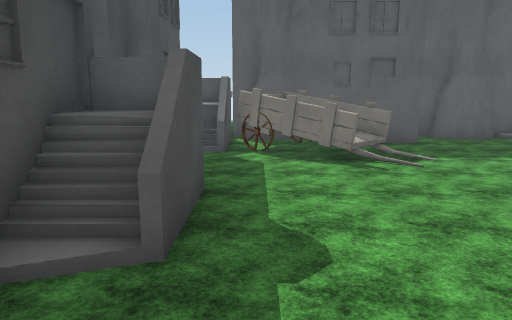
view 1 (above)

18 first-person views from a walk through a Unity game level. The camera is 1.5 m above the floor, tilts 10° down and sees 70° across. The floor is counted in squares, 1 m on a side. Each view is taken from the middle of a square. On the plan, view 1 faces up. The plan holds only what a view shows up to about 16 squares ahead; the rest is blank. The place goes on beyond the plan. Some surface patterns are stand-ins.

view 2
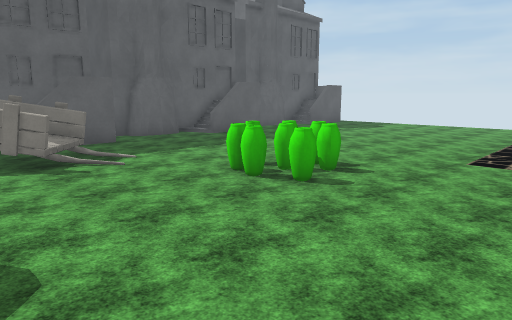

view 3
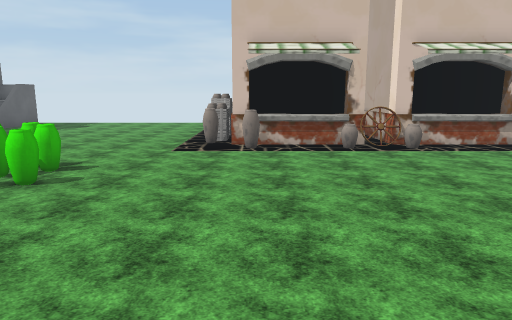

view 4
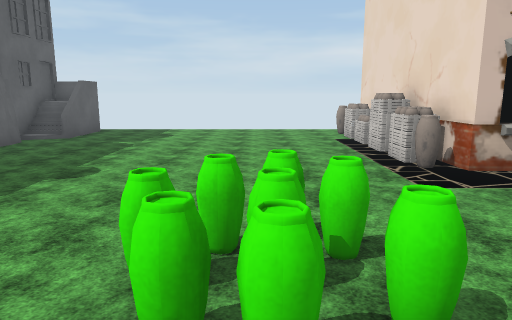

view 5
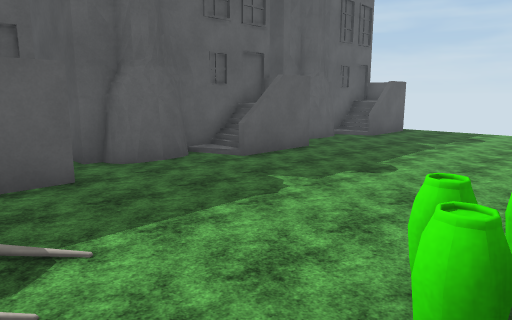

view 6
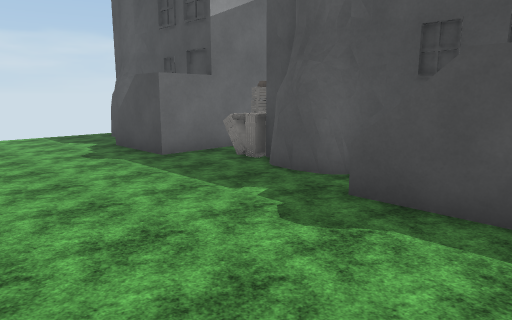

view 7
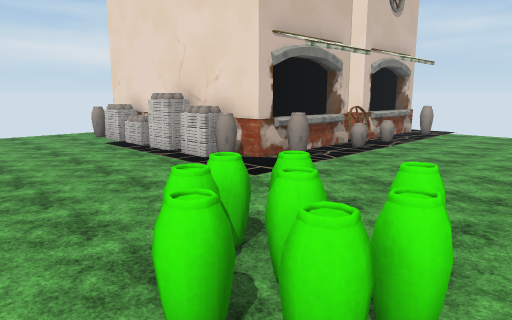

view 8
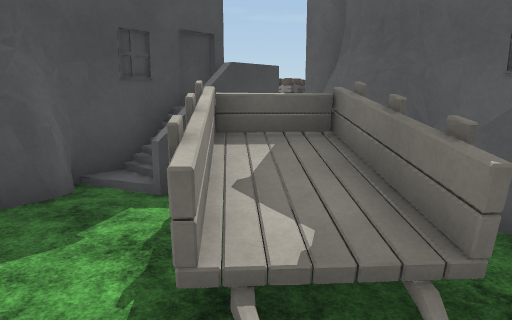

view 9
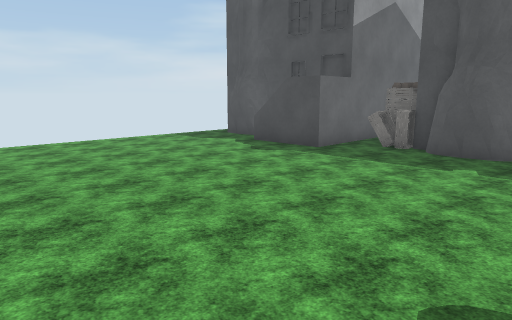

view 10
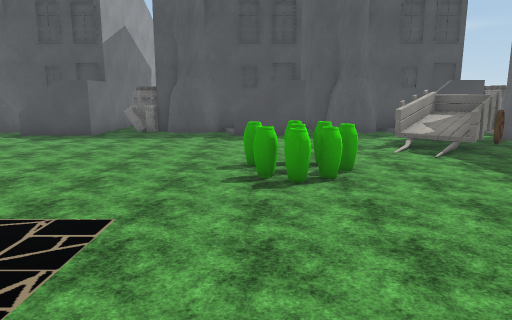

view 11
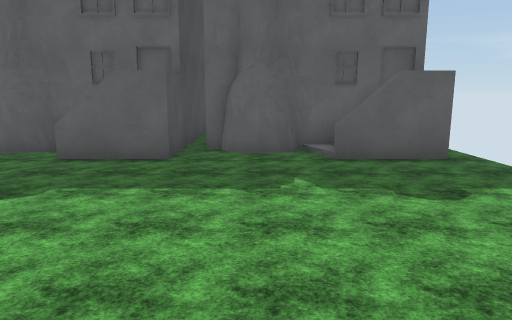

view 12
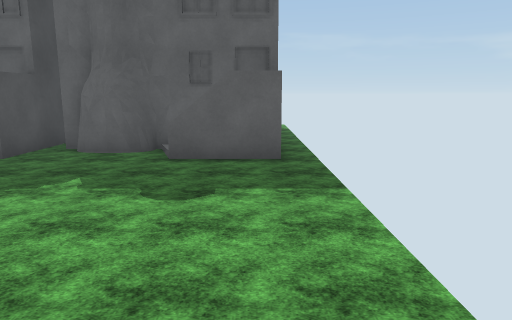

view 13
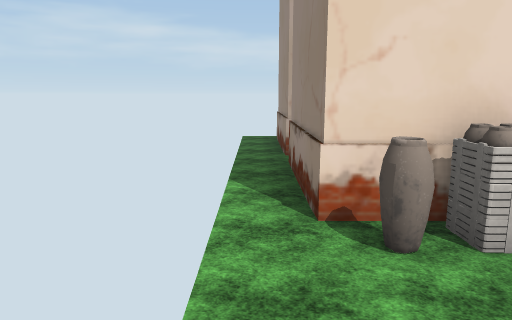

view 14
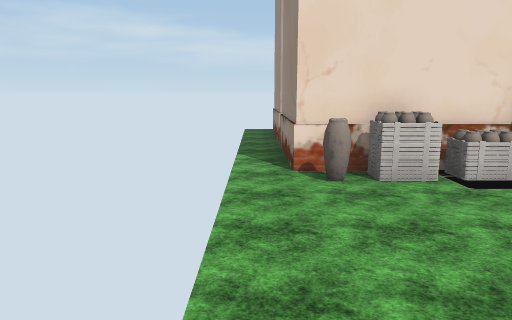

view 15
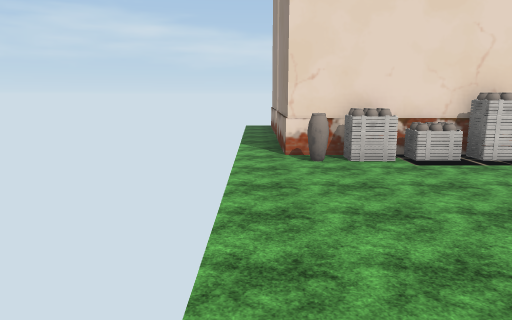

view 16
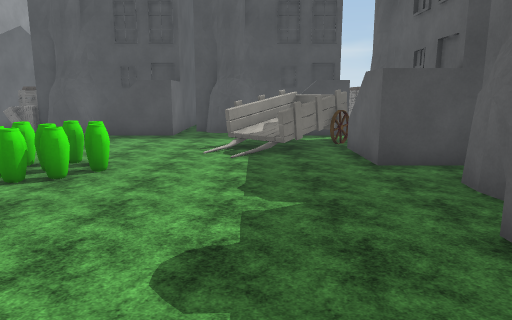

view 17
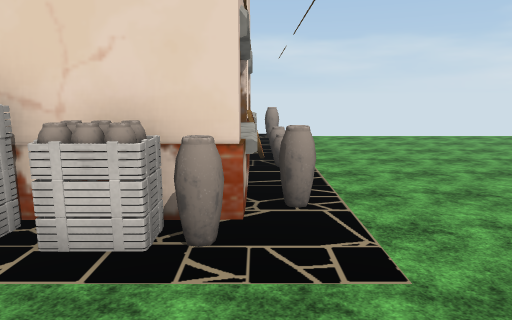

view 18
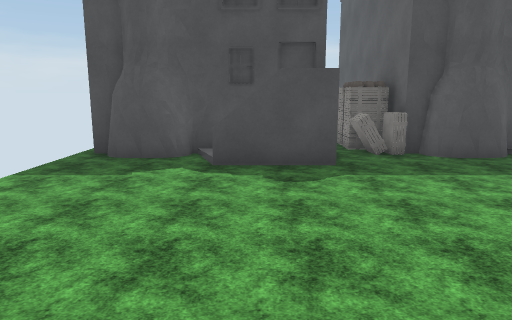

### Floor plan
Key: @ floor where view 1 was taken; # wall or solid block; . floor; B building; A vase; P pot; O other object.
Columns run from 5 left of view 1 to 19 right of it. Each row starts with its distance up from view 1.
 18                  #
 17                  #
 16                  #
 15                  #      .
 14    OO     ##     #    ##.
 13     #B##BBBBB###BBBBB##B.
 12   #BB.OOBBB...BBBB...BBB.
 11   #BBOOO.................
 10   #BBOOOO................
  9    B..OO.................
  8   ##...O.................
  7   #B.....................
  6   #BB.....AA.............
  5   #BB.....AAA............
  4   #BB.....AA.............
  3   #BB....................
  2   #B............OOO.OO.P.
  1  ##B...........POBBOBO##.
  0  #O..@........PPB      #.
 -1 ##OO...........BB      #.
 -2 ###BB..........BB      #.
 -3   #BB.........PPB      #.
 -4   #BB..........BBBB    #.
 -5    BB.........PBB      #.
 -6    B...........BB      #.
 -7   ##...........BB      #.
 -8   #B..........PPB      #.

Positions as (right, up) in squares from view 1, and headings:
1: (0, 0), facing up
2: (0, 0), facing up-right
3: (-1, 0), facing right
4: (3, 5), facing right
5: (3, 5), facing up-right
6: (4, 6), facing down-left
7: (4, 7), facing down-right
8: (4, 7), facing up-left
9: (8, 4), facing down-left
10: (13, 4), facing left
11: (14, 3), facing up
12: (18, 3), facing up
13: (19, 5), facing down
14: (19, 8), facing down
15: (19, 10), facing down
16: (13, 9), facing left
17: (10, 5), facing down
18: (7, -4), facing left
